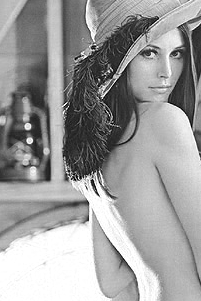
%> input picture fft_2dimensional/20081224/lena2.bmp, 201 x 301 px
$ octave log_polar_wrapper.m   (GNU Octave 9; MATLAB toolbox functions it lacks are replaced by stand-ins)
%> lines starting %> are read from the running program, lines starting %| are printed output that depends on the picture
%> further down, y is the input picture: size 301x201 uint8; min 0, max 255, mean 156.8
### fft_2dimensional/20081224/log_polar.m
function output = logpolar(input)
    oRows = size(input, 1);
%> oRows = 301
    oCols = size(input, 2);
%> oCols = 201
    dTheta = 2*pi / oCols;                 % the step size for theta
%> dTheta = 0.0313
    b = 10 ^ (log10(oRows) / oRows);       % base for the log-polar conversion
%> b = 1.02
    for i = 1:oRows                        % rows
        for j = 1:oCols                    % columns
            r = b ^ i - 1;                 % the log-polar
            theta = j * dTheta;
            x = round(r * cos(theta) + size(input,2) / 2);
            y = round(r * sin(theta) + size(input,1) / 2);
            if (x>0) & (y>0) & (x<size(input,2)) & (y<size(input,1))
                output(i,j) = input(y,x);
            end
        end
    end
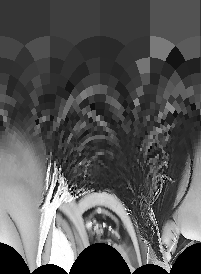
%> output: size 274x201 uint8; min 0, max 255, mean 84.3

### fft_2dimensional/20081224/parse_inputs.m
function [A,Ar,Ac,Nrho,Ntheta,Method,Center,Shape,Class] = parse_inputs(varargin)
% Outputs:  A       the input image
%           Nrho    the desired number of rows of transformed image
%           Ntheta  the desired number of columns of transformed image
%           Method  interpolation method (nearest,bilinear,bicubic)
%           Center  origin of input image
%           Shape   output size (full,valid)
%           Class   storage class of A

error(nargchk(3,6,nargin));

A = varargin{1};

Ar = size(A,1);     % Ar = number of rows of the input image
%> Ar = 301
Ac = size(A,2);     % Ac = number of columns of the input image
%> Ac = 201

Nrho = varargin{2};
%> Nrho = 301
Ntheta = varargin{3};
%> Ntheta = 201
Class = class(A);
%> Class = 'uint8'

if nargin < 4
    Method = '';
else
    Method = varargin{4};
%> Method = 'nearest'
end
if isempty(Method)
    Method = 'nearest';
end
Method = lower(Method);
if ~any(strcmp(Method,{'nearest','bilinear','bicubic'}))
    error('Method must be one of ''nearest'', ''bilinear'', or ''bicubic''.');
end

if nargin < 5
    Center = [];
else
    Center = varargin{5};
end
if isempty(Center)
    Center = [(Ac+1)/2 (Ar+1)/2];
%> Center = [101 151]
end
if length(Center(:))~=2
    error('Center should be 1x2 array.');
end
if any(Center(:)>[Ac;Ar] | Center(:)<1)     % THIS LINE USED TO READ 'if any(Center(:)>[Ar;Ac] | Center(:)<1)' but Ar and Ac should be swapped round -- look at line 40 for whty this should be.  A.I.Wilmer, 12th Oct 2002
    num2str(['Center is ',num2str(Center(1)),',',num2str(Center(2)) ' with size of image = ',num2str(Ar),'x',num2str(Ac),' (rows,columns)'])
    warning('Center supplied is not within image boundaries.');
end

if nargin < 6
    Shape = '';
else
    Shape = varargin{6};
end
if isempty(Shape)
    Shape = 'valid';
end
Shape = lower(Shape);
if ~any(strcmp(Shape,{'full','valid'}))
    error('Shape must be one of ''full'' or ''valid''.');
end

if isa(A, 'uint8'),     % Convert A to Double grayscale for interpolation
   if islogical(A)
      A = double(A);
   else
      A = double(A)/255;
   end
end

### fft_2dimensional/20081224/imlogpolar.m
function [rout,g,b] = imlogpolar(varargin)
%IMLOGPOLAR Compute logarithmic polar transformation of image.
%   B = IMLOGPOLAR(A,NRHO,NTHETA,METHOD) computes the logarithmic
%   polar transformation of image A, generating a log polar image
%   of size NRHO by NTHETA.  METHOD describes the interpolation
%   method.  METHOD is a string that can have one of these values:
%
%        'nearest'  (default) nearest neighbor interpolation
%
%        'bilinear' bilinear interpolation
%
%        'bicubic'  bicubic interpolation
%
%   If you omit the METHOD argument, IMLOGPOLAR uses the default
%   method of 'nearest'.
%
%   B = IMLOGPOLAR(A,NRHO,NTHETA,METHOD,CTR) assumes that the 2x1
%   vector CTR contains the coordinates of the origin in image A.
%   If CTR is not supplied, the default is CTR = [(m+1)/2,(n+1)/2],
%   where A has n rows and m columns.
%
%   B = IMLOGPOLAR(A,NRHO,NTHETA,METHOD,CTR,SHAPE) where SHAPE is a
%   string that can have one of these values:
%
%        'full' - returns log polar transformation containing ALL
%                 pixels from image A (the circumscribed circle
%                 centered at CTR)
%
%        'valid' - returns log polar transformation containing only
%                 pixels from the largest inscribed circle in image A
%                 centered at CTR.
%
%   If you omit the SHAPE argument, IMLOGPOLAR uses the default shape
%   of 'valid'.  If you specify the shape 'full', invalid values on the
%   periphery of B are set to NaN.
%
%   Class Support
%   -------------
%   The input image can be of class uint8 or double. The output
%   image is of the same class as the input image.
%
%   Example
%   -------
%        I = imread('ic.tif');
%        J = imlogpolar(I,64,64,'bilinear');
%        imshow(I), figure, imshow(J)
%
%   See also IMCROP, IMRESIZE, IMROTATE.

%   Nathan D. Cahill 8-16-01, modified from:
%   Clay M. Thompson 8-4-92
%   Copyright 1993-1998 The MathWorks, Inc.  All Rights Reserved.
%   $Revision: 5.10 $  $Date: 1997/11/24 15:35:33 $

% Grandfathered:
%   Without output arguments, IMLOGPOLAR(...) displays the transformed
%   image in the current axis.

[Image,rows,cols,Nrho,Ntheta,Method,Center,Shape,ClassIn] = parse_inputs(varargin{:});
%> rows = 301; cols = 201; Nrho = 301; Ntheta = 201; Method = 'nearest'; Center = [101 151]; Shape = 'valid'; ClassIn = 'uint8'

threeD = (ndims(Image)==3); % Determine if input includes a 3-D array
%> threeD = false

if threeD,
   [r,g,b] = transformImage(Image,rows,cols,Nrho,Ntheta,Method,Center,Shape);
   if nargout==0,
      imshow(r,g,b);
      return;
   elseif nargout==1,
      if strcmp(ClassIn,'uint8');
         rout = repmat(uint8(0),[size(r),3]);
         rout(:,:,1) = uint8(round(r*255));
         rout(:,:,2) = uint8(round(g*255));
         rout(:,:,3) = uint8(round(b*255));
      else
         rout = zeros([size(r),3]);
         rout(:,:,1) = r;
         rout(:,:,2) = g;
         rout(:,:,3) = b;
      end
   else % nargout==3
      if strcmp(ClassIn,'uint8')
         rout = uint8(round(r*255));
         g = uint8(round(g*255));
         b = uint8(round(b*255));
      else
         rout = r;        % g,b are already defined correctly above
      end
   end
else
   r = transformImage(Image,rows,cols,Nrho,Ntheta,Method,Center,Shape);
   if nargout==0,
      imshow(r);
      return;
   end
   if strcmp(ClassIn,'uint8')
      if islogical(Image)
         r = im2uint8(logical(round(r)));
      else
         r = im2uint8(r);
      end
   end
   rout = r;
end

### fft_2dimensional/20081224/transformImage.m
function [r,g,b] = transformImage(A,Ar,Ac,Nrho,Ntheta,Method,Center,Shape)
%> called with Ar = 301, Ac = 201, Nrho = 301, Ntheta = 201, Method = 'nearest', Center = [101 151], Shape = 'valid'
% Inputs:   A       the input image
%           Nrho    the desired number of rows of transformed image
%           Ntheta  the desired number of columns of transformed image
%           Method  interpolation method (nearest,bilinear,bicubic)
%           Center  origin of input image
%           Shape   output size (full,valid)
%           Class   storage class of A

global rho;

theta = linspace(0,2*pi,Ntheta+1); theta(end) = [];
%> after `theta = linspace(0,2*pi,Ntheta+1)`: theta = 202 values from 0 to 6.28

switch Shape
case 'full'
    corners = [1 1;Ar 1;Ar Ac;1 Ac];
    d = max(sqrt(sum((repmat(Center(:)',4,1)-corners).^2,2)));
case 'valid'
    d = min([Ac-Center(1) Center(1)-1 Ar-Center(2) Center(2)-1]);
%> d = 100
end
minScale = 1;
rho = logspace(log10(minScale),log10(d),Nrho)';  % default 'base 10' logspace - play with d to change the scale of the log axis
%> rho = 301 values from 1 to 100

% convert polar coordinates to cartesian coordinates and center
xx = rho*cos(theta) + Center(1);
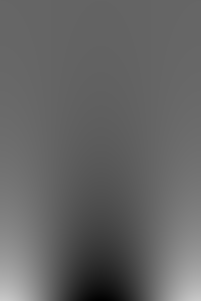
%> xx: size 301x201 double; min 1.01, max 201, mean 101
yy = rho*sin(theta) + Center(2);
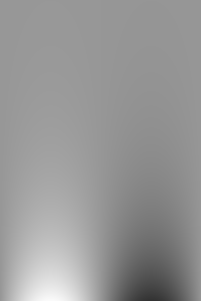
%> yy: size 301x201 double; min 51, max 251, mean 151

if nargout==3
  if strcmp(Method,'nearest'), % Nearest neighbor interpolation
    r=interp2(A(:,:,1),xx,yy,'nearest');
    g=interp2(A(:,:,2),xx,yy,'nearest');
    b=interp2(A(:,:,3),xx,yy,'nearest');
  elseif strcmp(Method,'bilinear'), % Linear interpolation
    r=interp2(A(:,:,1),xx,yy,'linear');
    g=interp2(A(:,:,2),xx,yy,'linear');
    b=interp2(A(:,:,3),xx,yy,'linear');
  elseif strcmp(Method,'bicubic'), % Cubic interpolation
    r=interp2(A(:,:,1),xx,yy,'cubic');
    g=interp2(A(:,:,2),xx,yy,'cubic');
    b=interp2(A(:,:,3),xx,yy,'cubic');
  else
    error(['Unknown interpolation method: ',method]);
  end
  % any pixels outside , pad with black
  mask= (xx>Ac) | (xx<1) | (yy>Ar) | (yy<1);
  r(mask)=NaN;
  g(mask)=NaN;
  b(mask)=NaN;
else
  if strcmp(Method,'nearest'), % Nearest neighbor interpolation
    r=interp2(A,xx,yy,'nearest');
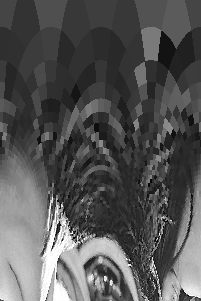
%> r: size 301x201 double; min 0, max 1, mean 0.334
  elseif strcmp(Method,'bilinear'), % Linear interpolation
    r=interp2(A,xx,yy,'linear');
  elseif strcmp(Method,'bicubic'), % Cubic interpolation
    r=interp2(A,xx,yy,'cubic');
  else
    error(['Unknown interpolation method: ',Method]);
  end
  % any pixels outside warp, pad with black
  mask= (xx>Ac) | (xx<1) | (yy>Ar) | (yy<1);
%> mask: size 301x201 logical; every value is 0
  r(mask)=NaN;
end

### fft_2dimensional/20081224/log_polar_wrapper.m
clc;
clear;
%read the image
y=imread('lena2.bmp','bmp');
%imshow(y);
z = log_polar(y);
imshow(z);
w = imlogpolar(y,size(y,1),size(y,2),'nearest'); % Uses a lot of complexity and matlab interpolation functions
figure;
imshow(y);
figure;
imshow(w);
